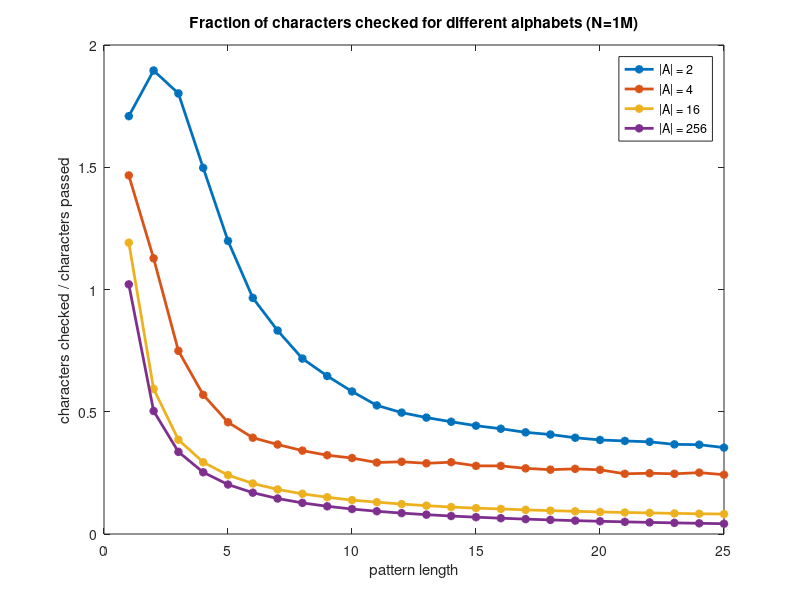

Reproduce this figure in MATLAB.
% Boyer figure 1

M = 1:25;
y_2 = [1.708952,1.895621,1.801955,1.497612,1.198853,0.965673,0.832195,0.717465,0.646261,0.583047,0.526035,0.496455,0.476148,0.459066,0.442980,0.430548,0.415820,0.406912,0.393677,0.384624,0.380569,0.377031,0.366671,0.365301,0.353428];
y_4 = [1.466682,1.127645,0.749141,0.569198,0.456921,0.393744,0.366066,0.341026,0.322227,0.310734,0.292315,0.295401,0.289224,0.293599,0.278745,0.278543,0.268502,0.263027,0.266471,0.262522,0.246305,0.248480,0.246230,0.251060,0.242537];
y_16 = [1.191573,0.593394,0.385562,0.293490,0.240859,0.206593,0.182306,0.164243,0.150316,0.138517,0.130122,0.122525,0.115963,0.110151,0.105740,0.102462,0.098707,0.095539,0.092900,0.090154,0.087994,0.086232,0.084258,0.082731,0.081690];
y_256 = [1.021060,0.503104,0.335953,0.252454,0.202358,0.168958,0.145096,0.127216,0.113299,0.102163,0.093054,0.085468,0.079041,0.073539,0.068775,0.064599,0.060915,0.057636,0.054716,0.052079,0.049701,0.047530,0.045532,0.043736,0.042067];

figure;
plot(M,y_2,'-*',"linewidth",2);
hold on;
plot(M,y_4,'-*',"linewidth",2);
plot(M,y_16,'-*',"linewidth",2);
plot(M,y_256,'-*',"linewidth",2);
hold off;
title ("Fraction of characters checked for different alphabets (N=1M)");
legend({'|A| = 2','|A| = 4','|A| = 16','|A| = 256'},'Location','northeast')
xlabel("pattern length") 
ylabel("characters checked / characters passed")
